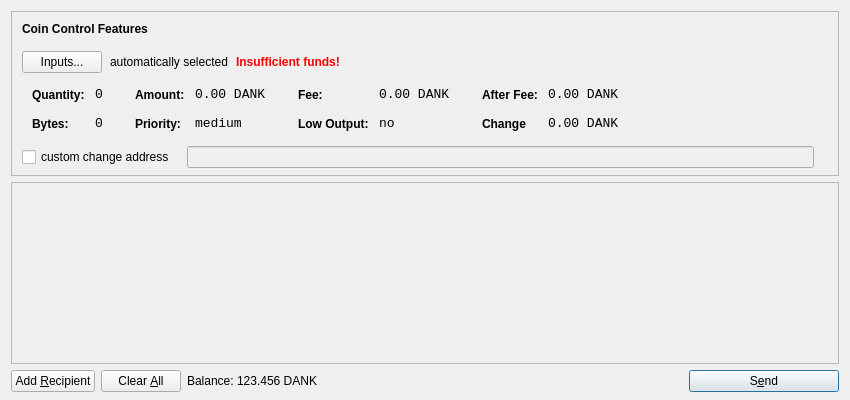
<?xml version="1.0" encoding="UTF-8"?>
<ui version="4.0">
 <class>SendCoinsDialog</class>
 <widget class="QDialog" name="SendCoinsDialog">
  <property name="geometry">
   <rect>
    <x>0</x>
    <y>0</y>
    <width>850</width>
    <height>400</height>
   </rect>
  </property>
  <property name="windowTitle">
   <string>Send Coins</string>
  </property>
  <layout class="QVBoxLayout" name="verticalLayout" stretch="0,1,0">
   <property name="bottomMargin">
    <number>8</number>
   </property>
   <item>
    <widget class="QFrame" name="frameCoinControl">
     <property name="sizePolicy">
      <sizepolicy hsizetype="Expanding" vsizetype="Expanding">
       <horstretch>0</horstretch>
       <verstretch>0</verstretch>
      </sizepolicy>
     </property>
     <property name="maximumSize">
      <size>
       <width>16777215</width>
       <height>16777215</height>
      </size>
     </property>
     <property name="frameShape">
      <enum>QFrame::StyledPanel</enum>
     </property>
     <property name="frameShadow">
      <enum>QFrame::Sunken</enum>
     </property>
     <layout class="QVBoxLayout" name="verticalLayoutCoinControl2">
      <property name="spacing">
       <number>-1</number>
      </property>
      <property name="leftMargin">
       <number>0</number>
      </property>
      <property name="topMargin">
       <number>0</number>
      </property>
      <property name="rightMargin">
       <number>0</number>
      </property>
      <property name="bottomMargin">
       <number>6</number>
      </property>
      <item>
       <layout class="QVBoxLayout" name="verticalLayoutCoinControl" stretch="0,0,0,0,1">
        <property name="spacing">
         <number>0</number>
        </property>
        <property name="leftMargin">
         <number>10</number>
        </property>
        <property name="topMargin">
         <number>10</number>
        </property>
        <item>
         <layout class="QHBoxLayout" name="horizontalLayoutCoinControl1">
          <property name="bottomMargin">
           <number>15</number>
          </property>
          <item>
           <widget class="QLabel" name="labelCoinControlFeatures">
            <property name="sizePolicy">
             <sizepolicy hsizetype="Preferred" vsizetype="Maximum">
              <horstretch>0</horstretch>
              <verstretch>0</verstretch>
             </sizepolicy>
            </property>
            <property name="font">
             <font>
              <weight>75</weight>
              <bold>true</bold>
             </font>
            </property>
            <property name="styleSheet">
             <string notr="true">font-weight:bold;</string>
            </property>
            <property name="text">
             <string>Coin Control Features</string>
            </property>
           </widget>
          </item>
         </layout>
        </item>
        <item>
         <layout class="QHBoxLayout" name="horizontalLayoutCoinControl2" stretch="0,0,0,0">
          <property name="spacing">
           <number>8</number>
          </property>
          <property name="bottomMargin">
           <number>10</number>
          </property>
          <item>
           <widget class="QPushButton" name="pushButtonCoinControl">
            <property name="styleSheet">
             <string notr="true"/>
            </property>
            <property name="text">
             <string>Inputs...</string>
            </property>
           </widget>
          </item>
          <item>
           <widget class="QLabel" name="labelCoinControlAutomaticallySelected">
            <property name="text">
             <string>automatically selected</string>
            </property>
            <property name="margin">
             <number>5</number>
            </property>
           </widget>
          </item>
          <item>
           <widget class="QLabel" name="labelCoinControlInsuffFunds">
            <property name="font">
             <font>
              <weight>75</weight>
              <bold>true</bold>
             </font>
            </property>
            <property name="styleSheet">
             <string notr="true">color:red;font-weight:bold;</string>
            </property>
            <property name="text">
             <string>Insufficient funds!</string>
            </property>
            <property name="margin">
             <number>5</number>
            </property>
           </widget>
          </item>
          <item>
           <spacer name="horizontalSpacerCoinControl">
            <property name="orientation">
             <enum>Qt::Horizontal</enum>
            </property>
            <property name="sizeHint" stdset="0">
             <size>
              <width>40</width>
              <height>1</height>
             </size>
            </property>
           </spacer>
          </item>
         </layout>
        </item>
        <item>
         <widget class="QWidget" name="widgetCoinControl" native="true">
          <property name="sizePolicy">
           <sizepolicy hsizetype="Preferred" vsizetype="Preferred">
            <horstretch>0</horstretch>
            <verstretch>0</verstretch>
           </sizepolicy>
          </property>
          <property name="minimumSize">
           <size>
            <width>0</width>
            <height>0</height>
           </size>
          </property>
          <property name="styleSheet">
           <string notr="true"/>
          </property>
          <layout class="QHBoxLayout" name="horizontalLayoutCoinControl5">
           <property name="margin">
            <number>0</number>
           </property>
           <item>
            <layout class="QHBoxLayout" name="horizontalLayoutCoinControl3" stretch="0,0,0,1">
             <property name="spacing">
              <number>20</number>
             </property>
             <property name="topMargin">
              <number>0</number>
             </property>
             <property name="bottomMargin">
              <number>10</number>
             </property>
             <item>
              <layout class="QFormLayout" name="formLayoutCoinControl1">
               <property name="horizontalSpacing">
                <number>10</number>
               </property>
               <property name="verticalSpacing">
                <number>14</number>
               </property>
               <property name="leftMargin">
                <number>10</number>
               </property>
               <property name="topMargin">
                <number>4</number>
               </property>
               <property name="rightMargin">
                <number>6</number>
               </property>
               <item row="0" column="0">
                <widget class="QLabel" name="labelCoinControlQuantityText">
                 <property name="styleSheet">
                  <string notr="true">font-weight:bold;</string>
                 </property>
                 <property name="text">
                  <string>Quantity:</string>
                 </property>
                 <property name="margin">
                  <number>0</number>
                 </property>
                </widget>
               </item>
               <item row="0" column="1">
                <widget class="QLabel" name="labelCoinControlQuantity">
                 <property name="font">
                  <font>
                   <family>Monospace</family>
                   <pointsize>10</pointsize>
                  </font>
                 </property>
                 <property name="cursor">
                  <cursorShape>IBeamCursor</cursorShape>
                 </property>
                 <property name="contextMenuPolicy">
                  <enum>Qt::ActionsContextMenu</enum>
                 </property>
                 <property name="text">
                  <string>0</string>
                 </property>
                 <property name="margin">
                  <number>0</number>
                 </property>
                 <property name="textInteractionFlags">
                  <set>Qt::LinksAccessibleByMouse|Qt::TextSelectableByKeyboard|Qt::TextSelectableByMouse</set>
                 </property>
                </widget>
               </item>
               <item row="1" column="0">
                <widget class="QLabel" name="labelCoinControlBytesText">
                 <property name="styleSheet">
                  <string notr="true">font-weight:bold;</string>
                 </property>
                 <property name="text">
                  <string>Bytes:</string>
                 </property>
                </widget>
               </item>
               <item row="1" column="1">
                <widget class="QLabel" name="labelCoinControlBytes">
                 <property name="font">
                  <font>
                   <family>Monospace</family>
                   <pointsize>10</pointsize>
                  </font>
                 </property>
                 <property name="cursor">
                  <cursorShape>IBeamCursor</cursorShape>
                 </property>
                 <property name="contextMenuPolicy">
                  <enum>Qt::ActionsContextMenu</enum>
                 </property>
                 <property name="text">
                  <string>0</string>
                 </property>
                 <property name="textInteractionFlags">
                  <set>Qt::LinksAccessibleByMouse|Qt::TextSelectableByKeyboard|Qt::TextSelectableByMouse</set>
                 </property>
                </widget>
               </item>
              </layout>
             </item>
             <item>
              <layout class="QFormLayout" name="formLayoutCoinControl2">
               <property name="horizontalSpacing">
                <number>10</number>
               </property>
               <property name="verticalSpacing">
                <number>14</number>
               </property>
               <property name="leftMargin">
                <number>6</number>
               </property>
               <property name="topMargin">
                <number>4</number>
               </property>
               <property name="rightMargin">
                <number>6</number>
               </property>
               <item row="0" column="0">
                <widget class="QLabel" name="labelCoinControlAmountText">
                 <property name="styleSheet">
                  <string notr="true">font-weight:bold;</string>
                 </property>
                 <property name="text">
                  <string>Amount:</string>
                 </property>
                 <property name="margin">
                  <number>0</number>
                 </property>
                </widget>
               </item>
               <item row="0" column="1">
                <widget class="QLabel" name="labelCoinControlAmount">
                 <property name="font">
                  <font>
                   <family>Monospace</family>
                   <pointsize>10</pointsize>
                  </font>
                 </property>
                 <property name="cursor">
                  <cursorShape>IBeamCursor</cursorShape>
                 </property>
                 <property name="contextMenuPolicy">
                  <enum>Qt::ActionsContextMenu</enum>
                 </property>
                 <property name="text">
                  <string>0.00 DANK</string>
                 </property>
                 <property name="textInteractionFlags">
                  <set>Qt::LinksAccessibleByMouse|Qt::TextSelectableByKeyboard|Qt::TextSelectableByMouse</set>
                 </property>
                </widget>
               </item>
               <item row="1" column="0">
                <widget class="QLabel" name="labelCoinControlPriorityText">
                 <property name="styleSheet">
                  <string notr="true">font-weight:bold;</string>
                 </property>
                 <property name="text">
                  <string>Priority:</string>
                 </property>
                </widget>
               </item>
               <item row="1" column="1">
                <widget class="QLabel" name="labelCoinControlPriority">
                 <property name="font">
                  <font>
                   <family>Monospace</family>
                   <pointsize>10</pointsize>
                  </font>
                 </property>
                 <property name="cursor">
                  <cursorShape>IBeamCursor</cursorShape>
                 </property>
                 <property name="contextMenuPolicy">
                  <enum>Qt::ActionsContextMenu</enum>
                 </property>
                 <property name="text">
                  <string>medium</string>
                 </property>
                 <property name="textInteractionFlags">
                  <set>Qt::LinksAccessibleByMouse|Qt::TextSelectableByKeyboard|Qt::TextSelectableByMouse</set>
                 </property>
                </widget>
               </item>
              </layout>
             </item>
             <item>
              <layout class="QFormLayout" name="formLayoutCoinControl3">
               <property name="horizontalSpacing">
                <number>10</number>
               </property>
               <property name="verticalSpacing">
                <number>14</number>
               </property>
               <property name="leftMargin">
                <number>6</number>
               </property>
               <property name="topMargin">
                <number>4</number>
               </property>
               <property name="rightMargin">
                <number>6</number>
               </property>
               <item row="0" column="0">
                <widget class="QLabel" name="labelCoinControlFeeText">
                 <property name="styleSheet">
                  <string notr="true">font-weight:bold;</string>
                 </property>
                 <property name="text">
                  <string>Fee:</string>
                 </property>
                 <property name="margin">
                  <number>0</number>
                 </property>
                </widget>
               </item>
               <item row="0" column="1">
                <widget class="QLabel" name="labelCoinControlFee">
                 <property name="font">
                  <font>
                   <family>Monospace</family>
                   <pointsize>10</pointsize>
                  </font>
                 </property>
                 <property name="cursor">
                  <cursorShape>IBeamCursor</cursorShape>
                 </property>
                 <property name="contextMenuPolicy">
                  <enum>Qt::ActionsContextMenu</enum>
                 </property>
                 <property name="text">
                  <string>0.00 DANK</string>
                 </property>
                 <property name="textInteractionFlags">
                  <set>Qt::LinksAccessibleByMouse|Qt::TextSelectableByKeyboard|Qt::TextSelectableByMouse</set>
                 </property>
                </widget>
               </item>
               <item row="1" column="0">
                <widget class="QLabel" name="labelCoinControlLowOutputText">
                 <property name="styleSheet">
                  <string notr="true">font-weight:bold;</string>
                 </property>
                 <property name="text">
                  <string>Low Output:</string>
                 </property>
                </widget>
               </item>
               <item row="1" column="1">
                <widget class="QLabel" name="labelCoinControlLowOutput">
                 <property name="font">
                  <font>
                   <family>Monospace</family>
                   <pointsize>10</pointsize>
                  </font>
                 </property>
                 <property name="cursor">
                  <cursorShape>IBeamCursor</cursorShape>
                 </property>
                 <property name="contextMenuPolicy">
                  <enum>Qt::ActionsContextMenu</enum>
                 </property>
                 <property name="text">
                  <string>no</string>
                 </property>
                 <property name="textInteractionFlags">
                  <set>Qt::LinksAccessibleByMouse|Qt::TextSelectableByKeyboard|Qt::TextSelectableByMouse</set>
                 </property>
                </widget>
               </item>
              </layout>
             </item>
             <item>
              <layout class="QFormLayout" name="formLayoutCoinControl4">
               <property name="horizontalSpacing">
                <number>10</number>
               </property>
               <property name="verticalSpacing">
                <number>14</number>
               </property>
               <property name="leftMargin">
                <number>6</number>
               </property>
               <property name="topMargin">
                <number>4</number>
               </property>
               <property name="rightMargin">
                <number>6</number>
               </property>
               <item row="0" column="0">
                <widget class="QLabel" name="labelCoinControlAfterFeeText">
                 <property name="styleSheet">
                  <string notr="true">font-weight:bold;</string>
                 </property>
                 <property name="text">
                  <string>After Fee:</string>
                 </property>
                 <property name="margin">
                  <number>0</number>
                 </property>
                </widget>
               </item>
               <item row="0" column="1">
                <widget class="QLabel" name="labelCoinControlAfterFee">
                 <property name="font">
                  <font>
                   <family>Monospace</family>
                   <pointsize>10</pointsize>
                  </font>
                 </property>
                 <property name="cursor">
                  <cursorShape>IBeamCursor</cursorShape>
                 </property>
                 <property name="contextMenuPolicy">
                  <enum>Qt::ActionsContextMenu</enum>
                 </property>
                 <property name="text">
                  <string>0.00 DANK</string>
                 </property>
                 <property name="textInteractionFlags">
                  <set>Qt::LinksAccessibleByMouse|Qt::TextSelectableByKeyboard|Qt::TextSelectableByMouse</set>
                 </property>
                </widget>
               </item>
               <item row="1" column="0">
                <widget class="QLabel" name="labelCoinControlChangeText">
                 <property name="styleSheet">
                  <string notr="true">font-weight:bold;</string>
                 </property>
                 <property name="text">
                  <string>Change</string>
                 </property>
                </widget>
               </item>
               <item row="1" column="1">
                <widget class="QLabel" name="labelCoinControlChange">
                 <property name="font">
                  <font>
                   <family>Monospace</family>
                   <pointsize>10</pointsize>
                  </font>
                 </property>
                 <property name="cursor">
                  <cursorShape>IBeamCursor</cursorShape>
                 </property>
                 <property name="contextMenuPolicy">
                  <enum>Qt::ActionsContextMenu</enum>
                 </property>
                 <property name="text">
                  <string>0.00 DANK</string>
                 </property>
                 <property name="textInteractionFlags">
                  <set>Qt::LinksAccessibleByMouse|Qt::TextSelectableByKeyboard|Qt::TextSelectableByMouse</set>
                 </property>
                </widget>
               </item>
              </layout>
             </item>
            </layout>
           </item>
          </layout>
         </widget>
        </item>
        <item>
         <layout class="QHBoxLayout" name="horizontalLayoutCoinControl4" stretch="0,0,0">
          <property name="spacing">
           <number>12</number>
          </property>
          <property name="sizeConstraint">
           <enum>QLayout::SetDefaultConstraint</enum>
          </property>
          <property name="topMargin">
           <number>5</number>
          </property>
          <property name="rightMargin">
           <number>5</number>
          </property>
          <item>
           <widget class="QCheckBox" name="checkBoxCoinControlChange">
            <property name="text">
             <string>custom change address</string>
            </property>
           </widget>
          </item>
          <item>
           <widget class="QLineEdit" name="lineEditCoinControlChange">
            <property name="enabled">
             <bool>false</bool>
            </property>
            <property name="sizePolicy">
             <sizepolicy hsizetype="Expanding" vsizetype="Fixed">
              <horstretch>0</horstretch>
              <verstretch>0</verstretch>
             </sizepolicy>
            </property>
           </widget>
          </item>
          <item>
           <widget class="QLabel" name="labelCoinControlChangeLabel">
            <property name="sizePolicy">
             <sizepolicy hsizetype="Preferred" vsizetype="Expanding">
              <horstretch>0</horstretch>
              <verstretch>0</verstretch>
             </sizepolicy>
            </property>
            <property name="minimumSize">
             <size>
              <width>0</width>
              <height>0</height>
             </size>
            </property>
            <property name="text">
             <string/>
            </property>
            <property name="margin">
             <number>3</number>
            </property>
           </widget>
          </item>
         </layout>
        </item>
        <item>
         <spacer name="verticalSpacerCoinControl">
          <property name="orientation">
           <enum>Qt::Vertical</enum>
          </property>
          <property name="sizeHint" stdset="0">
           <size>
            <width>800</width>
            <height>1</height>
           </size>
          </property>
         </spacer>
        </item>
       </layout>
      </item>
     </layout>
    </widget>
   </item>
   <item>
    <widget class="QScrollArea" name="scrollArea">
     <property name="widgetResizable">
      <bool>true</bool>
     </property>
     <widget class="QWidget" name="scrollAreaWidgetContents">
      <property name="geometry">
       <rect>
        <x>0</x>
        <y>0</y>
        <width>830</width>
        <height>165</height>
       </rect>
      </property>
      <layout class="QVBoxLayout" name="verticalLayout_2">
       <property name="margin">
        <number>0</number>
       </property>
       <item>
        <layout class="QVBoxLayout" name="entries">
         <property name="spacing">
          <number>6</number>
         </property>
        </layout>
       </item>
       <item>
        <spacer name="verticalSpacer">
         <property name="orientation">
          <enum>Qt::Vertical</enum>
         </property>
         <property name="sizeHint" stdset="0">
          <size>
           <width>20</width>
           <height>40</height>
          </size>
         </property>
        </spacer>
       </item>
      </layout>
     </widget>
    </widget>
   </item>
   <item>
    <layout class="QHBoxLayout" name="horizontalLayout">
     <item>
      <widget class="QPushButton" name="addButton">
       <property name="toolTip">
        <string>Send to multiple recipients at once</string>
       </property>
       <property name="text">
        <string>Add &amp;Recipient</string>
       </property>
       <property name="icon">
        <iconset resource="../bitcoin.qrc">
         <normaloff>:/icons/add</normaloff>:/icons/add</iconset>
       </property>
       <property name="autoDefault">
        <bool>false</bool>
       </property>
      </widget>
     </item>
     <item>
      <widget class="QPushButton" name="clearButton">
       <property name="sizePolicy">
        <sizepolicy hsizetype="Minimum" vsizetype="Fixed">
         <horstretch>0</horstretch>
         <verstretch>0</verstretch>
        </sizepolicy>
       </property>
       <property name="toolTip">
        <string>Remove all transaction fields</string>
       </property>
       <property name="text">
        <string>Clear &amp;All</string>
       </property>
       <property name="icon">
        <iconset resource="../bitcoin.qrc">
         <normaloff>:/icons/remove</normaloff>:/icons/remove</iconset>
       </property>
       <property name="autoRepeatDelay">
        <number>300</number>
       </property>
       <property name="autoDefault">
        <bool>false</bool>
       </property>
      </widget>
     </item>
     <item>
      <layout class="QHBoxLayout" name="horizontalLayout_2">
       <property name="spacing">
        <number>3</number>
       </property>
       <item>
        <widget class="QLabel" name="label">
         <property name="sizePolicy">
          <sizepolicy hsizetype="Preferred" vsizetype="Fixed">
           <horstretch>0</horstretch>
           <verstretch>0</verstretch>
          </sizepolicy>
         </property>
         <property name="text">
          <string>Balance:</string>
         </property>
        </widget>
       </item>
       <item>
        <widget class="QLabel" name="labelBalance">
         <property name="sizePolicy">
          <sizepolicy hsizetype="Preferred" vsizetype="Fixed">
           <horstretch>0</horstretch>
           <verstretch>0</verstretch>
          </sizepolicy>
         </property>
         <property name="cursor">
          <cursorShape>IBeamCursor</cursorShape>
         </property>
         <property name="text">
          <string>123.456 DANK</string>
         </property>
         <property name="textInteractionFlags">
          <set>Qt::LinksAccessibleByMouse|Qt::TextSelectableByKeyboard|Qt::TextSelectableByMouse</set>
         </property>
        </widget>
       </item>
      </layout>
     </item>
     <item>
      <spacer name="horizontalSpacer">
       <property name="orientation">
        <enum>Qt::Horizontal</enum>
       </property>
       <property name="sizeHint" stdset="0">
        <size>
         <width>40</width>
         <height>20</height>
        </size>
       </property>
      </spacer>
     </item>
     <item>
      <widget class="QPushButton" name="sendButton">
       <property name="minimumSize">
        <size>
         <width>150</width>
         <height>0</height>
        </size>
       </property>
       <property name="toolTip">
        <string>Confirm the send action</string>
       </property>
       <property name="text">
        <string>S&amp;end</string>
       </property>
       <property name="icon">
        <iconset resource="../bitcoin.qrc">
         <normaloff>:/icons/send</normaloff>:/icons/send</iconset>
       </property>
       <property name="default">
        <bool>true</bool>
       </property>
      </widget>
     </item>
    </layout>
   </item>
  </layout>
 </widget>
 <resources>
  <include location="../bitcoin.qrc"/>
 </resources>
 <connections/>
</ui>
